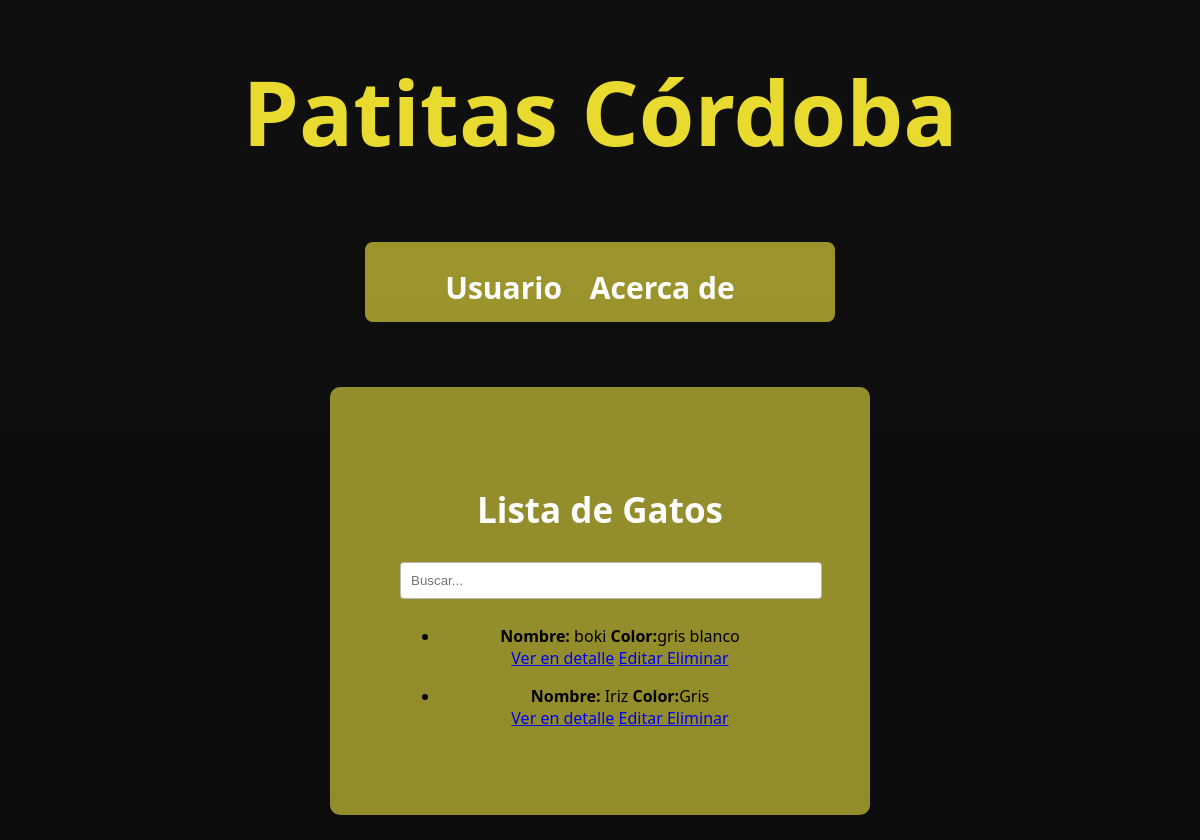
The app's page /publicargato/list/ with its own data.
### animales/models.py (models this page shows, shortened)
class Animal(models.Model):
    contacto = models.CharField(max_length=30)
    nombre = models.CharField(max_length=30, blank= True, null = True)
    nacimiento = models.DateField(blank= True, null = True)
    vacunacion= models.BooleanField(blank = True)
    castrado= models.BooleanField(blank = True)
    desparasitado = models.BooleanField(blank = True)
    observaciones = models.TextField(blank= True, null = True)

class Gato(Animal):
    color_pelo = models.CharField(max_length=30,null=True)
    color_ojos = models.CharField(max_length=30, null=True)

class Animal(models.Model):
    contacto = models.CharField(max_length=30)
    nombre = models.CharField(max_length=30, blank= True, null = True)
    nacimiento = models.DateField(blank= True, null = True)
    vacunacion= models.BooleanField(blank = True)
    castrado= models.BooleanField(blank = True)
    desparasitado = models.BooleanField(blank = True)
    observaciones = models.TextField(blank= True, null = True)

### animales/views.py (the view)
# urls.py: path('publicargato/list/', views.GatoList.as_view(), name= 'gato_list'),
class GatoList(ListView):
    model = Gato
    template_name = 'animales/gato_list.html'
    def get_queryset(self):
        if self.request.GET.get('consulta'):
            consultar = self.request.GET.get('consulta')
            object_list= Gato.objects.filter(nombre__icontains= consultar)
        else:
            object_list= Gato.objects.all()
        return object_list

### animales/templates/animales/gato_list.html (shortened to what this page needs)
{% extends 'animales/padre.html' %}
{% block contenido_que_cambia %}
                                <h2>Lista de Gatos</h2>
        <div>
            <form action= '{% url 'animales:gato_list' %}'>
                <input type="text" name="consulta" placeholder="Buscar...">
            </form>
        </div>
        {%for gato in object_list %}
        <ul>
                <li><strong>Nombre:</strong> {{gato.nombre}} <strong>Color:</strong>{{gato.color_pelo}}</li>
                <a href="{% url 'animales:gato_detail' gato.id %}"> Ver en detalle</a>
                <a href="{% url 'animales:gato_update' pk=gato.id %}"> Editar </a>
                <a href="{% url 'animales:gato_delete' pk=gato.id %}"> Eliminar </a>
        </ul>
        {% endfor %}
{% endblock contenido_que_cambia %}

### animales/templates/animales/padre.html (style rules this page uses)
body { background: linear-gradient(rgba(0, 0, 0, 0.1), rgba(0, 0, 0, 0.3)), url(https://www.bbva.ch/wp-content/uploads/2022/05/recurso_mascotas.jpg); background-color: #111; font-family: 'Segoe UI'; margin: 0; padding: 0; height: 100vh; background-size: 100% 100%; }
form input[type="text"], form input[type="email"], form input[type="submit"] { width: 100%; padding: 10px; margin-bottom: 10px; border: 1px solid #05000048; border-radius: 4px; }
h2 { font-size: 35px; color: #fdfdfd; }

### records on screen
Gato: nombre "boki", color_pelo "gris blanco"
Gato: nombre "Iriz", color_pelo "Gris"
